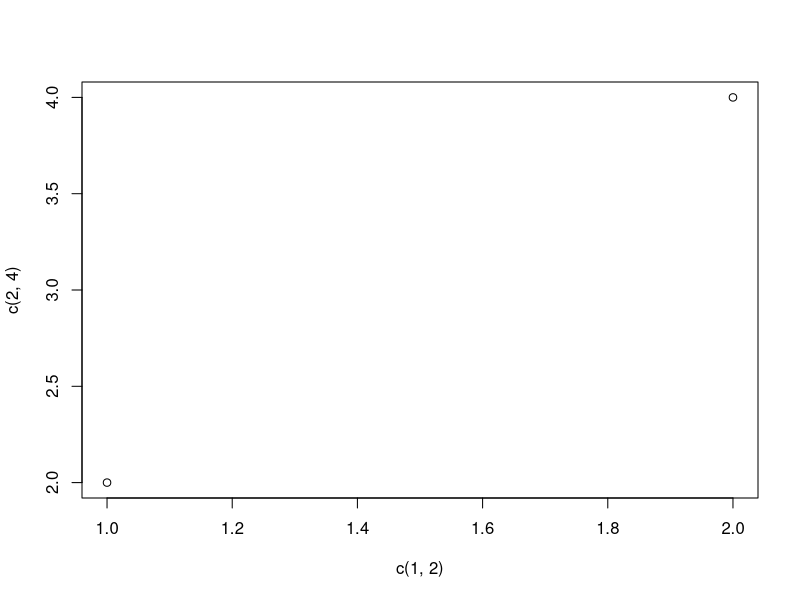

Write R code to recreate this figure.
#Hello world!

2+2
5-12
123*987

#add value into object
a <- 98*98

#list objects
ls()

#remove objects
rm(list=ls())

#graphs
plot(c(1,2), c(2,4))
plot